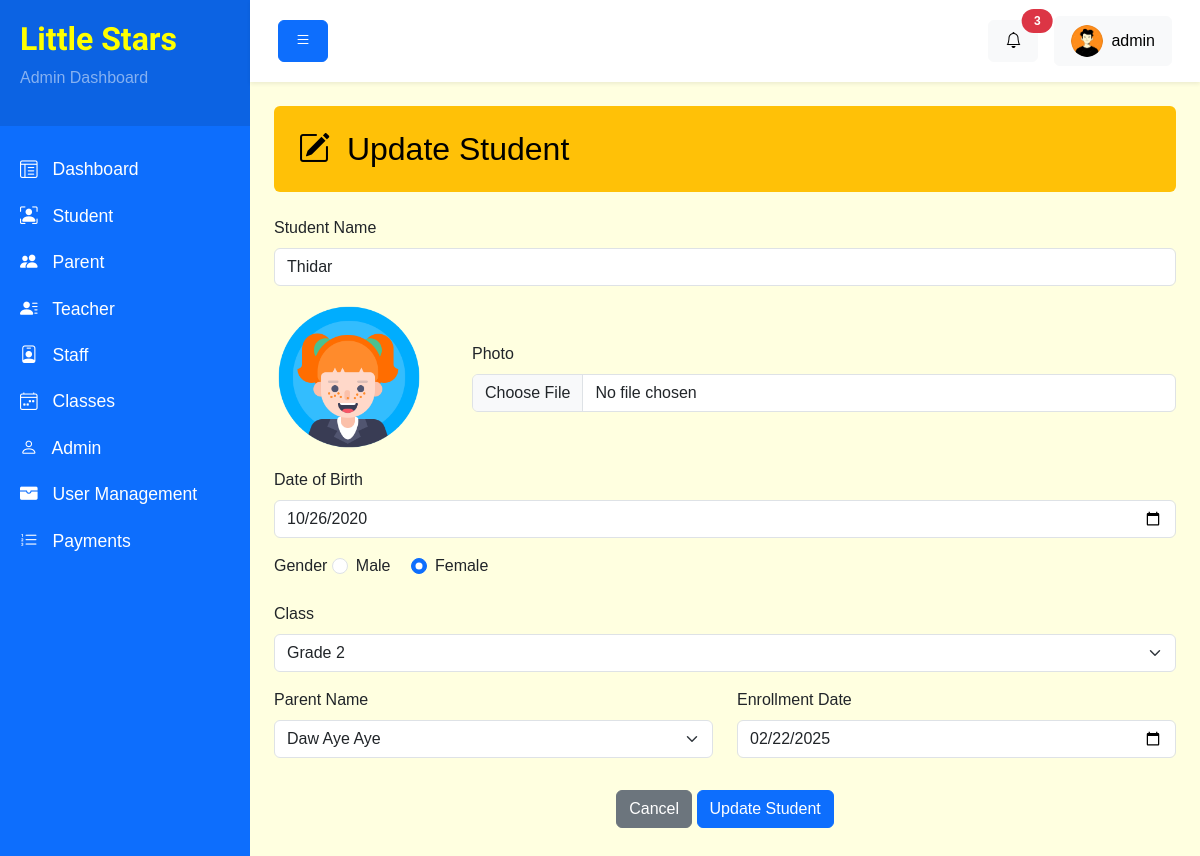
The page /backend/students-edit.php?id=25 (signed in) on the database its author committed.
### tables this page shows
CREATE TABLE `Students` (
  `student_id` int NOT NULL,
  `parent_id` int NOT NULL,
  `class_id` int NOT NULL,
  `name` varchar(50) NOT NULL,
  `photo` varchar(255) DEFAULT NULL,
  `date_of_birth` date NOT NULL,
  `gender` enum('male','female') NOT NULL DEFAULT 'male',
  `enrollment_date` date NOT NULL,
  `status` enum('active','suspend','pending') NOT NULL DEFAULT 'pending'
);

### backend/students-edit.php (the view, shortened to what this page needs)
<?php include '../database/db.php'; ?>
<?php include 'layouts/header.php'; ?>
<?php
    if(isset($_GET['id'])) {
        $student_id = filter_var($_GET['id'], FILTER_SANITIZE_NUMBER_INT);
        $student_id = trim($student_id);
        try {
            $get_student_query = "SELECT *, Students.photo AS student_photo, Students.name AS student_name, Classes.class_name, Parents.name AS parent_name FROM Students LEFT JOIN Classes ON Students.class_id = Classes.class_id LEFT JOIN Parents ON Students.parent_id = Parents.parent_id WHERE student_id = :student_id";
            $statement = $pdo->prepare($get_student_query);
            $statement->bindParam(":student_id", $student_id, PDO::PARAM_INT);
            $statement->execute();
            $student = $statement->fetch(PDO::FETCH_ASSOC);
        }
        catch(PDOException $e) {
            $errors['dberror'] = $e->getMessage();
        }
    }
?>
    <div class="wrapper">
        <?php include 'components/sidebar.php'; ?>
        <div id="content">
            <?php include 'components/top-nav.php'; ?>
            <div class="container-fluid p-4">
                <div class="bg-warning text-black p-4 rounded  d-flex justify-content-between align-items-center mb-4">
                    <h2 class="mb-0"><i class="bi bi-pencil-square me-2"></i> Update Student</h2>
                </div>
                <form action="students-edit.php?id=<?= $student['student_id']; ?>" method="POST" enctype="multipart/form-data">
                    <div class="mb-3">
                        <label class="form-label">Student Name</label>
                        <input type="text" class="form-control" name="name" value="<?= $student['student_name']; ?>" required>
                    </div>
                    <div class="mb-3 d-flex align-items-center justify-content-center">
                    <div id="preview-image"><img src="<?= $student['student_photo'] ? 'uploads/' . $student['student_photo'] : 'https://placehold.co/150' ?>" class="rounded-circle" style="max-width: 150px; height: auto" alt="Student"></div>
                        <div class="w-100 ps-5">
                            <label class="form-label" for="photo">Photo</label>
                            <input accept="image/jpeg, image/png, image/jpg" type="file" name="photo" class="form-control" id="photo">
                        </div>
                    </div>
                    <div class="mb-3">
                        <label class="form-label">Date of Birth</label>
                        <input type="date" class="form-control" name="date-of-birth" value="<?= $student['date_of_birth']; ?>" required>
                    </div>
                    <div class="mb-3">
                        <label class="form-label">Gender</label>
                        <div class="form-check form-check-inline">
                            <input class="form-check-input" type="radio" name="gender" value="male" <?php if($student['gender'] == 'male' || $student['gender'] == 'Male') : ?> checked <?php endif; ?>>
                            <label class="form-check-label">Male</label>
                        </div>
                        <div class="form-check form-check-inline">
                            <input class="form-check-input" type="radio" name="gender" value="female" <?php if($student['gender'] == 'female' || $student['gender'] == 'Female') : ?> checked <?php endif; ?>>
                            <label class="form-check-label">Female</label>
                        </div>
                    </div>
                    <div class="mb-3">
                        <label class="form-label">Class</label>
                        <select class="form-select" name="class-id" required>
                            <?php
                                $get_class_list_query = "SELECT * FROM Classes";
                                $statement = $pdo->prepare($get_class_list_query);
                                $statement->execute();
                                $classes = [];
                                while($class = $statement->fetch(PDO::FETCH_ASSOC)) {
                                    $classes[] = $class;
                                }
                            ?>
                            <?php if(count($classes) > 0) : ?>
                                <?php foreach($classes as $class) : ?>
                                    <option
                                    <?php if ($student['class_id'] == $class['class_id']) : ?> selected <?php endif; ?>
                                    value="<?= $class['class_id']; ?>"><?= $class['class_name']; ?></option>
                                <?php endforeach; ?>
                            <?php endif; ?>
                        </select>
                    </div>
                    <div class="row">
                        <div class="col-lg-6 mb-3">
                            <label class="form-label">Parent Name</label>
                            <select class="form-select" name="parent-id" required>
                                <?php
                                    $get_parent_list_query = "SELECT * FROM Parents ORDER BY name ASC";
                                    $statement = $pdo->prepare($get_parent_list_query);
                                    $statement->execute();
                                    $parents = [];
                                    while($parent = $statement->fetch(PDO::FETCH_ASSOC)) {
                                        $parents[] = $parent;
                                    }
                                ?>
                                <?php if(count($parents) > 0) : ?>
                                    <?php foreach($parents as $parent) : ?>
                                        <option
                                        <?php if($student['parent_id'] == $parent['parent_id']) : ?> selected <?php endif; ?>
                                        value="<?= $parent['parent_id']; ?>"><?= $parent['name']; ?></option>
                                    <?php endforeach; ?>
                                <?php endif; ?>
                            </select>
                        </div>
                        <div class="col-lg-6 mb-3">
                            <label class="form-label">Enrollment Date</label>
                            <input type="date" class="form-control" name="enrollment-date" value="<?= $student['enrollment_date']; ?>" required>
                        </div>
                    </div>
                    <div class="row text-center">
                        <div class="col-lg-12 my-3">
                            <a href="students.php" class="btn btn-secondary">Cancel</a>
                            <button type="submit" name="update_student" class="btn btn-primary">Update Student</button>
                        </div>
                    </div>
                </form>
            </div>
        </div>
    </div>
<?php include 'layouts/footer.php'; ?>

### backend/css/style.css (style rules this page uses)
body { background: #f8f9fa; font-family: "Arial", sans-serif; }
.wrapper { display: flex; width: 100%; }
#content { width: 100%; min-height: 100vh; }

### backend/layouts/header.php (style rules this page uses)
body { background-color: lightyellow !important; }

### rows shown on the page
students: name "Thidar", photo (picture), date-of-birth "10/26/2020", gender "☑", enrollment-date "02/22/2025"

### other values the page prints
$item['name'] "Dashboard"
$item['name'] "Student"
$item['name'] "Parent"
$item['name'] "Teacher"
$item['name'] "Staff"
$item['name'] "Classes"
$item['name'] "Admin"
$item['name'] "User Management"
$item['name'] "Payments"
$_SESSION['admin_user']['name'] "admin"
form field class-id "Grade 2"
form field parent-id "Daw Aye Aye"
